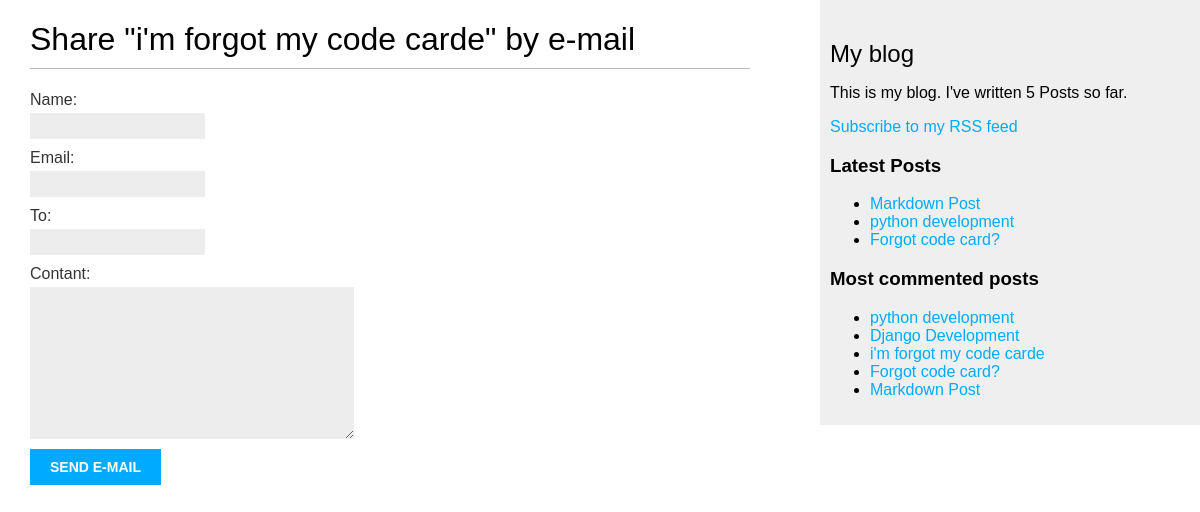
/blog/2/share/, run on the app's committed database.
### blog/models.py (models this page shows, shortened)
class Post(models.Model):
    STATUS_CHOICES = (
        ('draft','Draft'),
        ('published','Published'),
    )
    title = models.CharField(max_length=250)
    slug = models.SlugField(max_length=250, unique_for_date='publish')
    author = models.ForeignKey(User, related_name='blog_posts', on_delete=models.CASCADE)
    body = models.TextField()
    publish = models.DateTimeField(default=timezone.now)
    created = models.DateTimeField(auto_now_add = True)
    updated = models.DateTimeField(auto_now= True)
    status = models.CharField(max_length=10, choices=STATUS_CHOICES, default='draft')
    objects = models.Manager()      # the default manager.
    published = PublishedManager()  # our custom manager.
    tags = TaggableManager()
    class Meta:
        ordering = ('-publish',)
    def get_absolute_url(self):
        return reverse('blog:post_detail', args= [
            self.publish.year,
            self.publish.month,
            self.publish.day,
            self.slug,
        ])

### blog/views.py (the view)
def post_share (request, post_id):
    post = get_object_or_404(Post, id= post_id, status = 'published')
    sent = False
    if request.method == 'POST' :
        form = EmailPostForm(request.POST)
        if form.is_valid():
            cd = form.cleaned_data
            post_url = request.build_absolute_uri(post.get_absolute_url())
            subject = f"{cd['name']}recommends you read " \
                f"{post.title}"
            message = f"Read {post.titl} at {post_url}\n\n"\
                f"{cd ['name']}\'s comments:{cd['comments']}"
            send_mail (subject, message, 'admin@myblog.com', [cd['to']])
            sent = True
    else :
        form = EmailPostForm()
    return render (request, 'blog/share.html',{'post':post, 'form':form, 'sent':sent})

### blog/forms.py
class EmailPostForm (forms.Form):
    name = forms.CharField (max_length=25)
    email = forms.EmailField()
    to = forms.EmailField()
    contant = forms.CharField(required= False, widget= forms.Textarea)

### blog/models.py (called while the page is built)
    def get_queryset(self):
        return super(PublishedManager, self).get_queryset().filter(status='published')

### blog/templatetags/blog_tags.py (called while the page is built)
@register.simple_tag
def total_posts():
    return Post.published.count()

@register.inclusion_tag('blog/latest_posts.html')
def show_latest_posts(count=5):
    latest_posts = Post.published.order_by('-publish')[:count]
    return {'latest_posts':latest_posts}

@register.simple_tag
def get_most_commented_posts(count=5):
    return Post.published.annotate(
        total_comments=Count('comments')
        ).order_by('-total_comments')[:count]

### blog/templates/blog/share.html (shortened to what this page needs)
{% extends 'base.html' %}
{%block content%}
    {%if sent%}
        <h1>E-mail successfully sent</h1>
        <p>
            "{{post.title}} was successfully sent to {{form.cleaned_data.to}}.
        </p>
    {% else %}
        <h1> Share "{{post.title}}" by e-mail</h1>
        <form methond="post">
        {% for field in form %}
            <div>
                {{ field.label_tag }} {{ field }}
            </div>
        {% endfor %}
            <input type="submit" value = "send e-mail">
        </form>
    {%endif%}
{%endblock%}

### templates/base.html (shortened to what this page needs)
{% load blog_tags %}
{% load static %}
<!DOCTYPE html>
<html>
<head>
    <link href="{% static "css/blog.css" %}" rel="stylesheet">
</head>
<body>
    <div id="content">
        {% block content %}
        {% endblock %}
    </div>
    <div id="sidebar">
        <h2>My blog</h2>
        <p>This is my blog. I've written {% total_posts %} Posts so far.</p>
        <p>
            <a href="{% url "blog:post_feed" %}">Subscribe to my RSS feed</a>
        </p>
        <h3>Latest Posts</h3>
        {% show_latest_posts 3%}
        <h3>Most commented posts </h3>
        {% get_most_commented_posts as most_commented_posts %}
        <ul>
             {% for post in most_commented_posts %}
                <li>
                    <a href="{{ post.get_absolute_url }}">{{ post.title }}</a>
                </li>
            {% endfor %}
        </ul>
    </div>
</body>
</html>

### blog/templates/blog/latest_posts.html
<ul>
    {% for post in latest_posts %}
        <li>
            <a href="{{post.get_absolute_url}}">{{post.title}}</a>
        </li>
    {% endfor%}
</ul>

### static/css/blog.css (style rules this page uses)
body { margin:0; padding:0; font-family:helvetica, sans-serif; }
a { color:#00abff; text-decoration:none; }
h1 { font-weight:normal; border-bottom:1px solid #bbb; padding:0 0 10px 0; }
h2 { font-weight:normal; margin:30px 0 0; }
#content { float:left; width:60%; padding:0 0 0 30px; }
#sidebar { float:right; width:30%; padding:10px; background:#efefef; height:100%; }
label { float:left; clear:both; color:#333; margin-bottom:4px; }
input, textarea { clear:both; float:left; margin:0 0 10px; background:#ededed; border:0; padding:6px 10px; font-size:12px; }
input[type=submit] { font-weight:bold; background:#00abff; color:#fff; padding:10px 20px; font-size:14px; text-transform:uppercase; }

### data on the page
Post: title "i'm forgot my code carde"
Post: title "Markdown Post"
Post: title "python development"
Post: title "Forgot code card?"
Post: title "Django Development"

### other printed values
{{ field.label_tag }} "Name:" "Email:" "To:" "Contant:"
